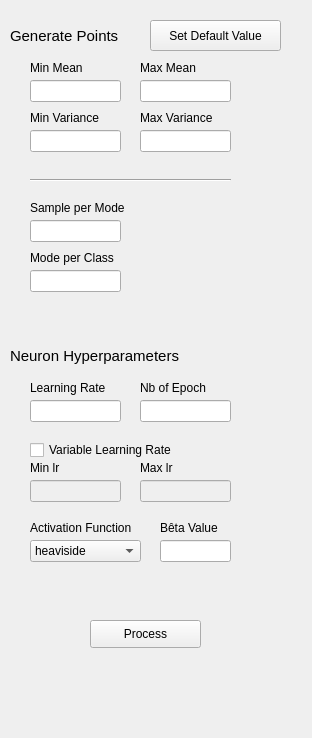
<?xml version="1.0" encoding="UTF-8"?>
<ui version="4.0">
 <class>Form</class>
 <widget class="QWidget" name="Form">
  <property name="geometry">
   <rect>
    <x>0</x>
    <y>0</y>
    <width>312</width>
    <height>738</height>
   </rect>
  </property>
  <property name="windowTitle">
   <string>Form</string>
  </property>
  <widget class="QLineEdit" name="lineEdit_meanMin">
   <property name="geometry">
    <rect>
     <x>30</x>
     <y>80</y>
     <width>91</width>
     <height>22</height>
    </rect>
   </property>
  </widget>
  <widget class="QLineEdit" name="lineEdit_meanMax">
   <property name="geometry">
    <rect>
     <x>140</x>
     <y>80</y>
     <width>91</width>
     <height>22</height>
    </rect>
   </property>
  </widget>
  <widget class="QLabel" name="label">
   <property name="geometry">
    <rect>
     <x>140</x>
     <y>60</y>
     <width>61</width>
     <height>16</height>
    </rect>
   </property>
   <property name="text">
    <string>Max Mean</string>
   </property>
  </widget>
  <widget class="QLabel" name="label_2">
   <property name="geometry">
    <rect>
     <x>30</x>
     <y>60</y>
     <width>61</width>
     <height>16</height>
    </rect>
   </property>
   <property name="text">
    <string>Min Mean</string>
   </property>
  </widget>
  <widget class="QLineEdit" name="lineEdit_varMin">
   <property name="geometry">
    <rect>
     <x>30</x>
     <y>130</y>
     <width>91</width>
     <height>22</height>
    </rect>
   </property>
  </widget>
  <widget class="QLabel" name="label_3">
   <property name="geometry">
    <rect>
     <x>140</x>
     <y>110</y>
     <width>81</width>
     <height>16</height>
    </rect>
   </property>
   <property name="text">
    <string>Max Variance</string>
   </property>
  </widget>
  <widget class="QLineEdit" name="lineEdit_varMax">
   <property name="geometry">
    <rect>
     <x>140</x>
     <y>130</y>
     <width>91</width>
     <height>22</height>
    </rect>
   </property>
  </widget>
  <widget class="QLabel" name="label_4">
   <property name="geometry">
    <rect>
     <x>30</x>
     <y>110</y>
     <width>81</width>
     <height>16</height>
    </rect>
   </property>
   <property name="text">
    <string>Min Variance</string>
   </property>
  </widget>
  <widget class="QLabel" name="label_5">
   <property name="geometry">
    <rect>
     <x>30</x>
     <y>250</y>
     <width>101</width>
     <height>16</height>
    </rect>
   </property>
   <property name="text">
    <string>Mode per Class</string>
   </property>
  </widget>
  <widget class="QLineEdit" name="lineEdit_modePerClass">
   <property name="geometry">
    <rect>
     <x>30</x>
     <y>270</y>
     <width>91</width>
     <height>22</height>
    </rect>
   </property>
   <property name="text">
    <string/>
   </property>
  </widget>
  <widget class="QLabel" name="label_6">
   <property name="geometry">
    <rect>
     <x>30</x>
     <y>200</y>
     <width>111</width>
     <height>16</height>
    </rect>
   </property>
   <property name="text">
    <string>Sample per Mode</string>
   </property>
  </widget>
  <widget class="QLineEdit" name="lineEdit_samplePerMode">
   <property name="geometry">
    <rect>
     <x>30</x>
     <y>220</y>
     <width>91</width>
     <height>22</height>
    </rect>
   </property>
   <property name="text">
    <string/>
   </property>
  </widget>
  <widget class="QPushButton" name="pushButton">
   <property name="geometry">
    <rect>
     <x>90</x>
     <y>620</y>
     <width>111</width>
     <height>28</height>
    </rect>
   </property>
   <property name="text">
    <string>Process</string>
   </property>
  </widget>
  <widget class="Line" name="line">
   <property name="geometry">
    <rect>
     <x>30</x>
     <y>170</y>
     <width>201</width>
     <height>20</height>
    </rect>
   </property>
   <property name="orientation">
    <enum>Qt::Horizontal</enum>
   </property>
  </widget>
  <widget class="QPushButton" name="defaultValueButton">
   <property name="geometry">
    <rect>
     <x>150</x>
     <y>20</y>
     <width>131</width>
     <height>31</height>
    </rect>
   </property>
   <property name="text">
    <string>Set Default Value</string>
   </property>
  </widget>
  <widget class="QLabel" name="label_7">
   <property name="geometry">
    <rect>
     <x>10</x>
     <y>20</y>
     <width>141</width>
     <height>31</height>
    </rect>
   </property>
   <property name="sizePolicy">
    <sizepolicy hsizetype="Preferred" vsizetype="Preferred">
     <horstretch>0</horstretch>
     <verstretch>0</verstretch>
    </sizepolicy>
   </property>
   <property name="font">
    <font>
     <pointsize>11</pointsize>
    </font>
   </property>
   <property name="text">
    <string>Generate Points</string>
   </property>
  </widget>
  <widget class="QLabel" name="label_8">
   <property name="geometry">
    <rect>
     <x>10</x>
     <y>340</y>
     <width>201</width>
     <height>31</height>
    </rect>
   </property>
   <property name="sizePolicy">
    <sizepolicy hsizetype="Preferred" vsizetype="Preferred">
     <horstretch>0</horstretch>
     <verstretch>0</verstretch>
    </sizepolicy>
   </property>
   <property name="font">
    <font>
     <pointsize>11</pointsize>
    </font>
   </property>
   <property name="text">
    <string>Neuron Hyperparameters</string>
   </property>
  </widget>
  <widget class="QLineEdit" name="lineEdit_nbOfEpoch">
   <property name="geometry">
    <rect>
     <x>140</x>
     <y>400</y>
     <width>91</width>
     <height>22</height>
    </rect>
   </property>
  </widget>
  <widget class="QLabel" name="label_9">
   <property name="geometry">
    <rect>
     <x>140</x>
     <y>380</y>
     <width>71</width>
     <height>16</height>
    </rect>
   </property>
   <property name="text">
    <string>Nb of Epoch</string>
   </property>
  </widget>
  <widget class="QLineEdit" name="lineEdit_lr">
   <property name="geometry">
    <rect>
     <x>30</x>
     <y>400</y>
     <width>91</width>
     <height>22</height>
    </rect>
   </property>
  </widget>
  <widget class="QLabel" name="label_10">
   <property name="geometry">
    <rect>
     <x>30</x>
     <y>380</y>
     <width>81</width>
     <height>16</height>
    </rect>
   </property>
   <property name="text">
    <string>Learning Rate</string>
   </property>
  </widget>
  <widget class="QComboBox" name="comboBoxActFunc">
   <property name="geometry">
    <rect>
     <x>30</x>
     <y>540</y>
     <width>111</width>
     <height>22</height>
    </rect>
   </property>
   <property name="editable">
    <bool>false</bool>
   </property>
   <item>
    <property name="text">
     <string>heaviside</string>
    </property>
   </item>
   <item>
    <property name="text">
     <string>logistic</string>
    </property>
   </item>
   <item>
    <property name="text">
     <string>sin</string>
    </property>
   </item>
   <item>
    <property name="text">
     <string>tanh</string>
    </property>
   </item>
   <item>
    <property name="text">
     <string>sign</string>
    </property>
   </item>
   <item>
    <property name="text">
     <string>relu</string>
    </property>
   </item>
   <item>
    <property name="text">
     <string>leaky relu</string>
    </property>
   </item>
  </widget>
  <widget class="QLabel" name="label_11">
   <property name="geometry">
    <rect>
     <x>30</x>
     <y>520</y>
     <width>111</width>
     <height>16</height>
    </rect>
   </property>
   <property name="text">
    <string>Activation Function</string>
   </property>
  </widget>
  <widget class="QLineEdit" name="lineEdit_betaValue">
   <property name="geometry">
    <rect>
     <x>160</x>
     <y>540</y>
     <width>71</width>
     <height>22</height>
    </rect>
   </property>
  </widget>
  <widget class="QLabel" name="label_betaValue">
   <property name="geometry">
    <rect>
     <x>160</x>
     <y>520</y>
     <width>71</width>
     <height>16</height>
    </rect>
   </property>
   <property name="text">
    <string>Bêta Value</string>
   </property>
  </widget>
  <widget class="QCheckBox" name="checkBox_variableLr">
   <property name="geometry">
    <rect>
     <x>30</x>
     <y>440</y>
     <width>161</width>
     <height>20</height>
    </rect>
   </property>
   <property name="text">
    <string>Variable Learning Rate</string>
   </property>
  </widget>
  <widget class="QLineEdit" name="lineEdit_maxLr">
   <property name="enabled">
    <bool>false</bool>
   </property>
   <property name="geometry">
    <rect>
     <x>140</x>
     <y>480</y>
     <width>91</width>
     <height>22</height>
    </rect>
   </property>
  </widget>
  <widget class="QLabel" name="label_maxLr">
   <property name="geometry">
    <rect>
     <x>140</x>
     <y>460</y>
     <width>71</width>
     <height>16</height>
    </rect>
   </property>
   <property name="text">
    <string>Max lr</string>
   </property>
  </widget>
  <widget class="QLabel" name="label_minLr">
   <property name="geometry">
    <rect>
     <x>30</x>
     <y>460</y>
     <width>81</width>
     <height>16</height>
    </rect>
   </property>
   <property name="text">
    <string>Min lr</string>
   </property>
  </widget>
  <widget class="QLineEdit" name="lineEdit_minLr">
   <property name="enabled">
    <bool>false</bool>
   </property>
   <property name="geometry">
    <rect>
     <x>30</x>
     <y>480</y>
     <width>91</width>
     <height>22</height>
    </rect>
   </property>
  </widget>
 </widget>
 <resources/>
 <connections/>
</ui>
